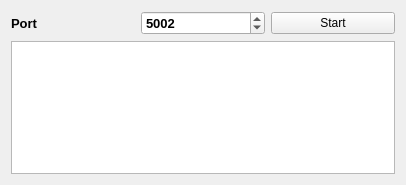
<?xml version="1.0" encoding="UTF-8"?>
<ui version="4.0">
 <class>MainWindow</class>
 <widget class="QMainWindow" name="MainWindow">
  <property name="geometry">
   <rect>
    <x>0</x>
    <y>0</y>
    <width>406</width>
    <height>185</height>
   </rect>
  </property>
  <property name="windowTitle">
   <string>MainWindow</string>
  </property>
  <widget class="QWidget" name="centralWidget">
   <layout class="QGridLayout" name="gridLayout">
    <item row="0" column="0">
     <widget class="QLabel" name="label">
      <property name="font">
       <font>
        <pointsize>10</pointsize>
        <weight>75</weight>
        <bold>true</bold>
       </font>
      </property>
      <property name="text">
       <string>Port</string>
      </property>
     </widget>
    </item>
    <item row="0" column="1">
     <widget class="QSpinBox" name="spinBox">
      <property name="font">
       <font>
        <pointsize>10</pointsize>
        <weight>75</weight>
        <bold>true</bold>
       </font>
      </property>
      <property name="maximum">
       <number>999999</number>
      </property>
      <property name="value">
       <number>5002</number>
      </property>
     </widget>
    </item>
    <item row="0" column="2">
     <widget class="QPushButton" name="pushButton">
      <property name="text">
       <string>Start</string>
      </property>
     </widget>
    </item>
    <item row="1" column="0" colspan="3">
     <widget class="QPlainTextEdit" name="plainTextEdit"/>
    </item>
   </layout>
  </widget>
 </widget>
 <layoutdefault spacing="6" margin="11"/>
 <resources/>
 <connections/>
</ui>
